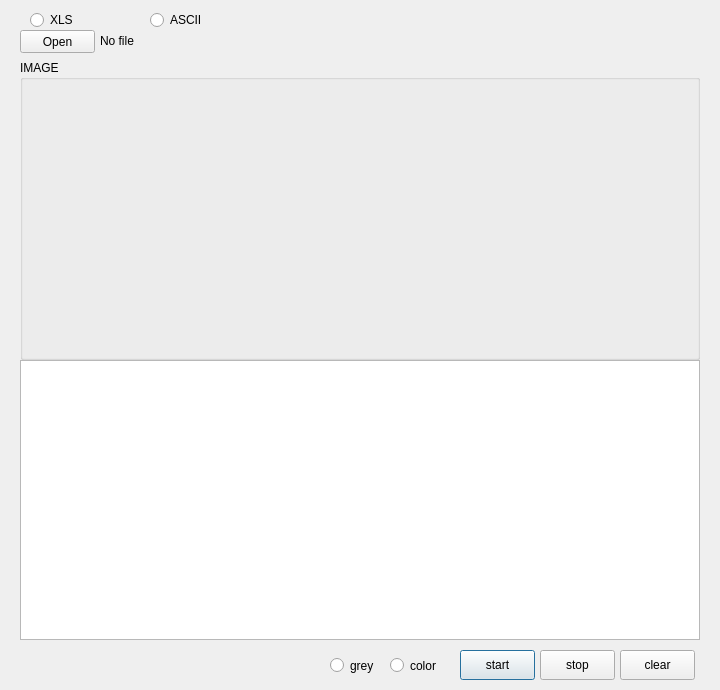
<?xml version="1.0" encoding="UTF-8"?>
<ui version="4.0">
 <class>Dialog</class>
 <widget class="QDialog" name="Dialog">
  <property name="enabled">
   <bool>true</bool>
  </property>
  <property name="geometry">
   <rect>
    <x>0</x>
    <y>0</y>
    <width>720</width>
    <height>690</height>
   </rect>
  </property>
  <property name="windowTitle">
   <string>Pixel art</string>
  </property>
  <widget class="QLabel" name="label_filename">
   <property name="geometry">
    <rect>
     <x>100</x>
     <y>31</y>
     <width>591</width>
     <height>20</height>
    </rect>
   </property>
   <property name="text">
    <string>No file</string>
   </property>
  </widget>
  <widget class="QPushButton" name="pushButton_start">
   <property name="geometry">
    <rect>
     <x>460</x>
     <y>650</y>
     <width>75</width>
     <height>30</height>
    </rect>
   </property>
   <property name="text">
    <string>start</string>
   </property>
  </widget>
  <widget class="QPushButton" name="pushButton_stop">
   <property name="geometry">
    <rect>
     <x>540</x>
     <y>650</y>
     <width>75</width>
     <height>30</height>
    </rect>
   </property>
   <property name="text">
    <string>stop</string>
   </property>
  </widget>
  <widget class="QPushButton" name="pushButton_open">
   <property name="geometry">
    <rect>
     <x>20</x>
     <y>30</y>
     <width>75</width>
     <height>23</height>
    </rect>
   </property>
   <property name="text">
    <string>Open</string>
   </property>
  </widget>
  <widget class="QTextEdit" name="textEdit_contents">
   <property name="geometry">
    <rect>
     <x>20</x>
     <y>360</y>
     <width>680</width>
     <height>280</height>
    </rect>
   </property>
   <property name="font">
    <font>
     <family>바탕체</family>
     <pointsize>6</pointsize>
     <weight>50</weight>
     <bold>false</bold>
    </font>
   </property>
  </widget>
  <widget class="QPushButton" name="pushButton_clear">
   <property name="geometry">
    <rect>
     <x>620</x>
     <y>650</y>
     <width>75</width>
     <height>30</height>
    </rect>
   </property>
   <property name="text">
    <string>clear</string>
   </property>
  </widget>
  <widget class="QGroupBox" name="Output">
   <property name="geometry">
    <rect>
     <x>20</x>
     <y>60</y>
     <width>680</width>
     <height>300</height>
    </rect>
   </property>
   <property name="title">
    <string>IMAGE</string>
   </property>
   <widget class="QLabel" name="label_image">
    <property name="geometry">
     <rect>
      <x>10</x>
      <y>10</y>
      <width>660</width>
      <height>280</height>
     </rect>
    </property>
    <property name="font">
     <font>
      <family>굴림</family>
      <pointsize>9</pointsize>
     </font>
    </property>
    <property name="toolTip">
     <string/>
    </property>
    <property name="frameShadow">
     <enum>QFrame::Sunken</enum>
    </property>
    <property name="text">
     <string/>
    </property>
    <property name="alignment">
     <set>Qt::AlignCenter</set>
    </property>
   </widget>
  </widget>
  <widget class="QRadioButton" name="radioButton">
   <property name="geometry">
    <rect>
     <x>330</x>
     <y>658</y>
     <width>60</width>
     <height>15</height>
    </rect>
   </property>
   <property name="text">
    <string>grey</string>
   </property>
  </widget>
  <widget class="QRadioButton" name="radioButton_2">
   <property name="geometry">
    <rect>
     <x>390</x>
     <y>658</y>
     <width>60</width>
     <height>15</height>
    </rect>
   </property>
   <property name="text">
    <string>color</string>
   </property>
  </widget>
  <widget class="QRadioButton" name="radioButton_3">
   <property name="geometry">
    <rect>
     <x>30</x>
     <y>10</y>
     <width>100</width>
     <height>20</height>
    </rect>
   </property>
   <property name="text">
    <string>XLS</string>
   </property>
  </widget>
  <widget class="QRadioButton" name="radioButton_4">
   <property name="geometry">
    <rect>
     <x>150</x>
     <y>10</y>
     <width>100</width>
     <height>20</height>
    </rect>
   </property>
   <property name="text">
    <string>ASCII</string>
   </property>
  </widget>
  <zorder>Output</zorder>
  <zorder>label_filename</zorder>
  <zorder>pushButton_start</zorder>
  <zorder>pushButton_stop</zorder>
  <zorder>pushButton_open</zorder>
  <zorder>textEdit_contents</zorder>
  <zorder>pushButton_clear</zorder>
  <zorder>radioButton</zorder>
  <zorder>radioButton_2</zorder>
  <zorder>radioButton_3</zorder>
  <zorder>radioButton_4</zorder>
 </widget>
 <resources/>
 <connections>
  <connection>
   <sender>pushButton_start</sender>
   <signal>clicked()</signal>
   <receiver>Dialog</receiver>
   <slot>start()</slot>
   <hints>
    <hint type="sourcelabel">
     <x>497</x>
     <y>640</y>
    </hint>
    <hint type="destinationlabel">
     <x>160</x>
     <y>278</y>
    </hint>
   </hints>
  </connection>
  <connection>
   <sender>pushButton_stop</sender>
   <signal>clicked()</signal>
   <receiver>Dialog</receiver>
   <slot>stop()</slot>
   <hints>
    <hint type="sourcelabel">
     <x>574</x>
     <y>640</y>
    </hint>
    <hint type="destinationlabel">
     <x>180</x>
     <y>243</y>
    </hint>
   </hints>
  </connection>
  <connection>
   <sender>pushButton_open</sender>
   <signal>clicked()</signal>
   <receiver>Dialog</receiver>
   <slot>loadImageFromFile()</slot>
   <hints>
    <hint type="sourcelabel">
     <x>58</x>
     <y>33</y>
    </hint>
    <hint type="destinationlabel">
     <x>85</x>
     <y>185</y>
    </hint>
   </hints>
  </connection>
  <connection>
   <sender>pushButton_clear</sender>
   <signal>clicked()</signal>
   <receiver>Dialog</receiver>
   <slot>clear()</slot>
   <hints>
    <hint type="sourcelabel">
     <x>657</x>
     <y>657</y>
    </hint>
    <hint type="destinationlabel">
     <x>429</x>
     <y>564</y>
    </hint>
   </hints>
  </connection>
  <connection>
   <sender>radioButton</sender>
   <signal>clicked(bool)</signal>
   <receiver>Dialog</receiver>
   <slot>rad_grey()</slot>
   <hints>
    <hint type="sourcelabel">
     <x>338</x>
     <y>669</y>
    </hint>
    <hint type="destinationlabel">
     <x>236</x>
     <y>653</y>
    </hint>
   </hints>
  </connection>
  <connection>
   <sender>radioButton_2</sender>
   <signal>clicked(bool)</signal>
   <receiver>Dialog</receiver>
   <slot>rad_color()</slot>
   <hints>
    <hint type="sourcelabel">
     <x>405</x>
     <y>666</y>
    </hint>
    <hint type="destinationlabel">
     <x>213</x>
     <y>667</y>
    </hint>
   </hints>
  </connection>
  <connection>
   <sender>radioButton_3</sender>
   <signal>clicked(bool)</signal>
   <receiver>Dialog</receiver>
   <slot>img2xls()</slot>
   <hints>
    <hint type="sourcelabel">
     <x>94</x>
     <y>17</y>
    </hint>
    <hint type="destinationlabel">
     <x>134</x>
     <y>2</y>
    </hint>
   </hints>
  </connection>
  <connection>
   <sender>radioButton_4</sender>
   <signal>clicked(bool)</signal>
   <receiver>Dialog</receiver>
   <slot>img2ascii()</slot>
   <hints>
    <hint type="sourcelabel">
     <x>185</x>
     <y>28</y>
    </hint>
    <hint type="destinationlabel">
     <x>312</x>
     <y>2</y>
    </hint>
   </hints>
  </connection>
 </connections>
 <slots>
  <slot>start()</slot>
  <slot>stop()</slot>
  <slot>slot_fileopen()</slot>
  <slot>loadImageFromFile()</slot>
  <slot>clear()</slot>
  <slot>rad_grey()</slot>
  <slot>rad_color()</slot>
  <slot>img2xls()</slot>
  <slot>img2ascii()</slot>
 </slots>
</ui>
